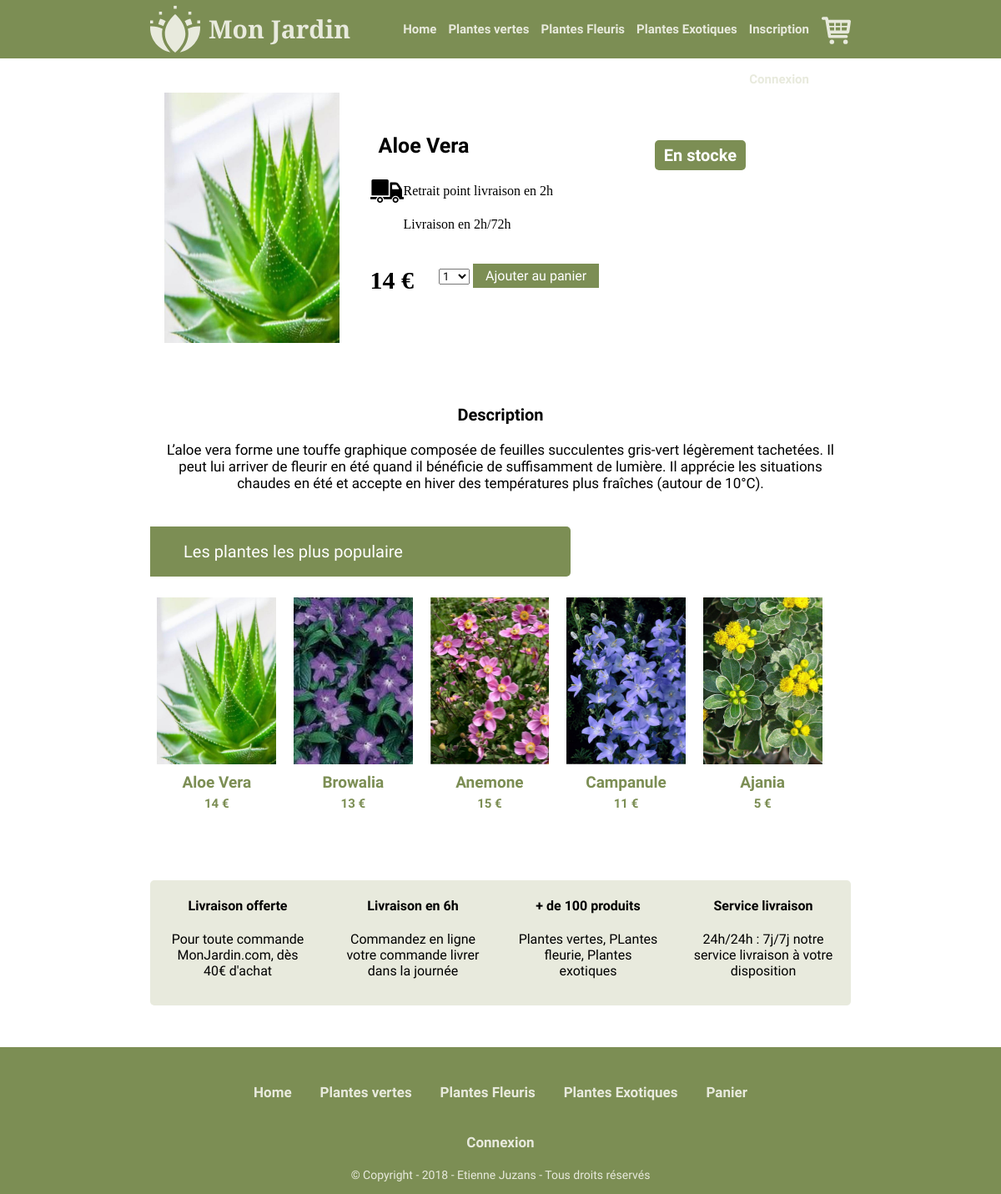
Screenshot of /PlantesVertes-26 with the database file from the repository.
### tables this page shows
CREATE TABLE `Produits` (
  `id` int(11) NOT NULL,
  `name` varchar(255) NOT NULL,
  `description` text NOT NULL,
  `prix` float NOT NULL,
  `actif` int(1) DEFAULT NULL,
  `view` varchar(255) NOT NULL DEFAULT '0'
);

### controller/produit.php (called while the page is built)
<?php
$objProduitFLeuries = new produit($connect);
?>

### models/connect.class.php (called while the page is built, shortened)
<?php
class connect {
    public function setConnect(PDO $connect)
    {
        $this -> _connect = $connect;
    }
}
?>

### models/produit.class.php (called while the page is built, shortened)
<?php
class produit extends connect
{
    function produitPopulaireAll(){
        $req = $this -> _connect -> query("SELECT * FROM Produits ORDER BY view DESC LIMIT 5");
        $resReq = $req->fetchAll();
        return $resReq;
    }
    function AfficheUnProduit($id){
        $req = $this -> _connect -> query("SELECT * FROM Produits WHERE id = $id");
        $resReq = $req -> fetchall();
        return $resReq;
    }
}
?>

### views/produit.php (the view, shortened to what this page needs)
<section>
    <div class="Produit_Selectectionner">
        <?php
        $id_Produit = $url[1];
        foreach ($objProduitFLeuries->AfficheUnProduit($id_Produit) as $res) {
            ?>
            <div class="Produit_Selectectionner_Affiche">
                <div class="Produit_Selectectionner_Affiche_Images"
                     style="background-image: url('./images/images_produits/<?php echo $res['name'] ?>.jpg');">
                </div>
                <div class="Produit_Selectectionner_Affiche_Info">
                    <div class="Produit_Selectectionner_Affiche_Name">
                        <h2><?php echo $res['name'] ?></h2>
                    </div>
                    <div class="Produit_Selectectionner_Affiche_Info_prix_add">
                        <div class="Produit_Selectectionner_Affiche_prix">
                            <div class="Produit_Selectectionner_Affiche_Icone_Livraison">
                                <div class="Icone_Livraison"
                                     style="background-image: url('./images/icones/truck.svg'); width: 40px; height: 40px; background-size: cover;"></div>
                                <p> Retrait point livraison en 2h</p>
                            </div>
                            <div class="Produit_Selectectionner_Affiche_Icone_Livraison">
                                <div class="Icone_Retrait"
                                     style="background-image: url('./images/icones/truck_time.svg'); width: 40px; height: 40px; background-size: cover;"></div>
                                <p> Livraison en 2h/72h</p>
                            </div>
                        </div>
                        <div class="Produit_Selectectionner_Affiche_Stock_Add">
                            <?php
                            if ($res['actif'] == 1) {
                                ?>
                                <div class='Produit_Selectectionner_Stocke_True'><p>En stocke</p></div>
                                <div id="PopUp" class="Produit_Selectectionner_Panier">
                                    <form method="post">
                                        <div class="Button_Add_Panier">
                                            <h4><?php echo $res['prix'] ?> €</h4>
                                            <select name="NbProduit">
                                                <option value="1">1</option>
                                            </select>
                                            <input type="submit" name="AddPanier" value="Ajouter au panier"/>
                                        </div>
                                    </form>
                                </div>
                                <?php
                            } else {
                                echo "<div class='Produit_Selectectionner_Stoke_False'><p>Indisponible</p></div>";
                            }
                            ?>
                        </div>
                    </div>
                </div>
                <div class="Produit_Selectectionner_Description">
                    <h3>Description</h3>
                    <div class="Produit_Selectectionner_Affiche_Description">
                        <p><?php echo $res['description'] ?></p>
                    </div>
                </div>
            </div>
            <div id="Home_Populaire">
                <div class="Home_Populaire_Titre">
                    <p>Les plantes les plus populaire</p>
                </div>
                <div id="Home_Populaire_Produit">
                    <?php
                    foreach ($objProduitFLeuries->produitPopulaireAll() as $res) {
                        ?>
                        <div class="Home_Produits_Populaire">
                            <a href="PlantesFleuris-<?php echo $res['id'] ?>">
                                <div class="Home_Images_Produits_Populaire"
                                     style="background-image: url('./images/images_produits/<?php echo $res['name'] ?>.jpg'); width: 100%; height: 200px; background-size: cover;"></div>
                                <div class="Home_Info_Produits_Populaire">
                                    <h2><?php echo $res['name'] ?></h2>
                                    <h3><?php echo $res['prix'] ?> €</h3>
                                </div>
                            </a>
                        </div>
                        <?php
                    }
                    ?>
                </div>
            </div>
            <?php
        }
        ?>
    </div>
</section>
<section>
    <div id="Home_Livraison">
        <div class="Home_Livraison_Block">
            <h4>Livraison offerte</h4>
            <p>Pour toute commande MonJardin.com,
                dès 40€ d'achat</p>
        </div>
        <div class="Home_Livraison_Block">
            <h4>Livraison en 6h</h4>
            <p>Commandez en ligne votre commande livrer dans la journée</p>
        </div>
        <div class="Home_Livraison_Block">
            <h4>+ de 100 produits</h4>
            <p>Plantes vertes, PLantes fleurie, Plantes exotiques</p>
        </div>
        <div class="Home_Livraison_Block">
            <h4>Service livraison</h4>
            <p>24h/24h : 7j/7j notre service livraison à votre disposition</p>
        </div>
    </div>
</section>

### styles/styles.css (style rules this page uses)
html, body { margin: 0; padding: 0; }
#Home_Populaire { width: 70%; margin: 25px auto 20px auto; }
.Home_Populaire_Titre { background: #7c8e54; width: 60%; border-radius: 0px 5px 5px 0px; }
.Home_Populaire_Titre p { margin: 0; line-height: 60px; font-size: 20px; color: #ffffff; font-family: 'Oxygen', sans-serif; padding-left: 40px; }
#Home_Populaire_Produit { width: 100%; margin: 2% 0%; }
.Home_Produits_Populaire { display: inline-block; width: 17%; height: 280px; margin: 1%; border-radius: 3px; }
.Home_Produits_Populaire a { color: #7c8e54; text-decoration: none; }
.Home_Info_Produits_Populaire h2 { margin: 0px 0px 0px 0px; text-align: center; padding: 10px 0px 5px 0px; font-size: 19px; font-family: 'Oxygen', sans-serif; }
.Home_Info_Produits_Populaire h3 { margin: 0px 0px 0px 0px; text-align: center; padding: 0px 0px 13px 0px; font-size: 15px; font-family: 'Oxygen', sans-serif; }
#Home_Livraison { width: 70%; margin: 50px auto; height: 150px; border-radius: 5px; background: #e8eadd; color: #000; }
.Home_Livraison_Block { width: 20%; margin: 0% 2.5%; float: left; }
.Home_Livraison_Block h4 { text-align: center; font-family: 'Oxygen', sans-serif; }
.Home_Livraison_Block p { text-align: center; font-family: 'Oxygen', sans-serif; }
.Produit_Selectectionner_Affiche { margin: 2% auto; width: 70%; position: relative; }
.Produit_Selectectionner_Affiche_Images { height: 300px; background-size: cover; width: 25%; float: left; margin: 2%; }
.Produit_Selectectionner_Affiche_Info { display: inline-block; width: 60%; height: 340px; }
.Produit_Selectectionner_Affiche_Name { margin: 7% 0% 0% 0%; padding: 0px 0px 0px 30px; }
.Produit_Selectectionner_Affiche_Name h2 { margin: 0; font-size: 25px; font-family: 'Oxygen', sans-serif; }
.Produit_Selectectionner_Affiche_prix { margin: 20px 0px 10px 0px; padding-left: 20px; }
.Produit_Selectectionner_Affiche_Icone_Livraison { width: 100%; padding-top: 0px; line-height: 45px; }
.Produit_Selectectionner_Affiche_Icone_Livraison p { margin: 0; line-height: 40px; padding-left: 8%; }
.Icone_Livraison { float: left; }
.Icone_Retrait { float: left; }
.Produit_Selectectionner_Stocke_True { position: absolute; right: 15%; top: 15%; }
.Produit_Selectectionner_Stocke_True p { margin: 0; font-size: 20px; color: #ffffff; font-weight: bold; padding: 6px 11px; background: #7c8e54; border-radius: 5px; font-family: 'Oxygen', sans-serif; }
.Button_Add_Panier { margin-top: 20px; }
.Button_Add_Panier h4 { margin: 10px 30px 0px 20px; float: left; font-size: 30px; }
.Button_Add_Panier select { margin: 13px 0px 0px 0px; font-family: 'Oxygen', sans-serif; }
.Button_Add_Panier input { border: none; padding: 5px 15px; font-size: 16px; color: #fff; background: #7c8e54; cursor: pointer; font-family: 'Oxygen', sans-serif; }
.Produit_Selectectionner_Description { padding: 0px 15px 0px 15px; margin-bottom: 5%; }
.Produit_Selectectionner_Description h3 { text-align: center; font-size: 20px; font-family: 'Oxygen', sans-serif; }
.Produit_Selectectionner_Affiche_Description p { text-align: center; font-size: 17px; font-family: 'Oxygen', sans-serif; }

### rows the page displays
produits: name (picture), name "Aloe Vera", prix "14", description "L’aloe vera forme une touffe graphique composée de feuilles succulentes gris-vert légèrement tachetées. Il peut lui arriver de fleurir en été quand il bénéficie de suffisamment de lumière. Il apprécie les situations chaudes en été et accepte en hiver des températures plus fraîches (autour de 10°C)."
produits: name (picture), name "Browalia", prix "13"
produits: name (picture), name "Anemone", prix "15"
produits: name (picture), name "Campanule", prix "11"
produits: name (picture), name "Ajania", prix "5"
